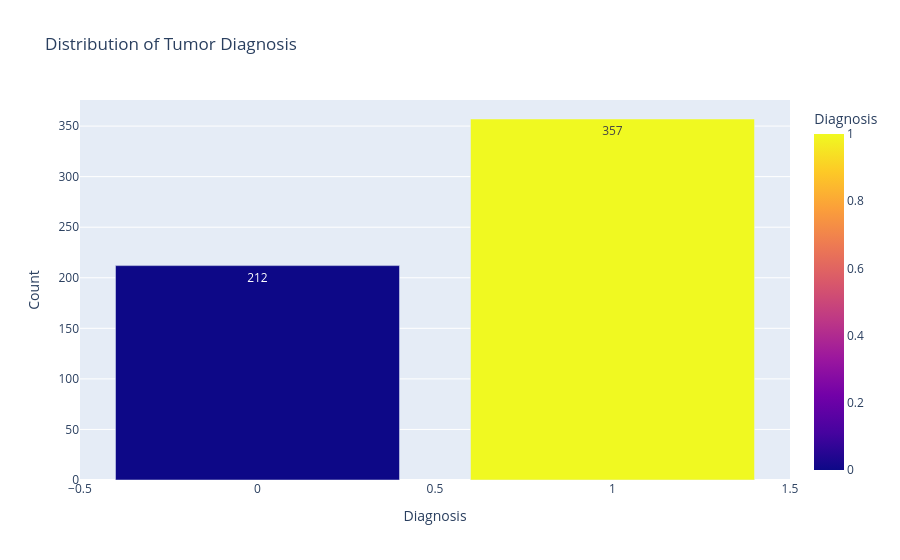

Notebook code for this chart:
### Markdown cell above
## Distribution of diagnosis classes

### Code cell
print("Distribution of diagnosis classes")

target_counts = target.value_counts().reset_index()
target_counts.columns = ["Diagnosis", "Count"]

fig = px.bar(
    target_counts,
    x="Diagnosis",
    y="Count",
    color="Diagnosis",
    title="Distribution of Tumor Diagnosis",
    text="Count"
)

fig.show()

### Figure 1 — Plotly figure (JSON) as saved in the notebook; plotly's stock layout.template omitted (floating-point values rounded to 4 significant figures)
{"data": [{"hovertemplate": "Diagnosis=%{marker.color}<br>Count=%{text}<extra></extra>", "legendgroup": "", "marker": {"color": [1, 0], "coloraxis": "coloraxis", "pattern": {"shape": ""}}, "name": "", "orientation": "v", "showlegend": false, "text": [357.0, 212.0], "textposition": "auto", "type": "bar", "x": [1, 0], "xaxis": "x", "y": [357, 212], "yaxis": "y"}], "layout": {"barmode": "relative", "coloraxis": {"colorbar": {"title": {"text": "Diagnosis"}}, "colorscale": [[0, "#0d0887"], [0.1111, "#46039f"], [0.2222, "#7201a8"], [0.3333, "#9c179e"], [0.4444, "#bd3786"], [0.5556, "#d8576b"], [0.6667, "#ed7953"], [0.7778, "#fb9f3a"], [0.8889, "#fdca26"], [1, "#f0f921"]]}, "legend": {"tracegroupgap": 0}, "title": {"text": "Distribution of Tumor Diagnosis"}, "xaxis": {"anchor": "y", "domain": [0, 1], "title": {"text": "Diagnosis"}}, "yaxis": {"anchor": "x", "domain": [0, 1], "title": {"text": "Count"}}}}
